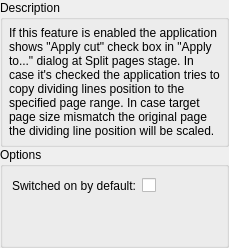
      <widget class="QWidget" name="pageApplyCut">
       <layout class="QVBoxLayout" name="verticalLayout_6">
        <property name="spacing">
         <number>0</number>
        </property>
        <property name="leftMargin">
         <number>0</number>
        </property>
        <property name="topMargin">
         <number>0</number>
        </property>
        <property name="rightMargin">
         <number>0</number>
        </property>
        <property name="bottomMargin">
         <number>0</number>
        </property>
        <item>
         <widget class="QGroupBox" name="groupBox_2">
          <property name="title">
           <string>Description</string>
          </property>
          <layout class="QVBoxLayout" name="verticalLayout_8">
           <property name="spacing">
            <number>6</number>
           </property>
           <property name="leftMargin">
            <number>6</number>
           </property>
           <property name="topMargin">
            <number>6</number>
           </property>
           <property name="rightMargin">
            <number>6</number>
           </property>
           <property name="bottomMargin">
            <number>6</number>
           </property>
           <item>
            <widget class="QLabel" name="lblApplyCutDescr">
             <property name="text">
              <string>If this feature is enabled the application shows &quot;Apply cut&quot; check box in &quot;Apply to...&quot; dialog at Split pages stage. In case it's checked the application tries to copy dividing lines position to the specified page range. In case target page size mismatch the original page the dividing line position will be scaled.</string>
             </property>
             <property name="alignment">
              <set>Qt::AlignLeading|Qt::AlignLeft|Qt::AlignTop</set>
             </property>
             <property name="wordWrap">
              <bool>true</bool>
             </property>
             <property name="textInteractionFlags">
              <set>Qt::LinksAccessibleByMouse|Qt::TextSelectableByKeyboard|Qt::TextSelectableByMouse</set>
             </property>
            </widget>
           </item>
          </layout>
         </widget>
        </item>
        <item>
         <widget class="QGroupBox" name="optApplyCut">
          <property name="title">
           <string>Options</string>
          </property>
          <layout class="QVBoxLayout" name="verticalLayout_7">
           <item>
            <layout class="QHBoxLayout" name="horizontalLayout">
             <item>
              <widget class="QLabel" name="label_3">
               <property name="sizePolicy">
                <sizepolicy hsizetype="Preferred" vsizetype="Preferred">
                 <horstretch>0</horstretch>
                 <verstretch>0</verstretch>
                </sizepolicy>
               </property>
               <property name="text">
                <string>Switched on by default:</string>
               </property>
              </widget>
             </item>
             <item>
              <widget class="QCheckBox" name="cbApplyCutDefault">
               <property name="sizePolicy">
                <sizepolicy hsizetype="Preferred" vsizetype="Fixed">
                 <horstretch>0</horstretch>
                 <verstretch>0</verstretch>
                </sizepolicy>
               </property>
               <property name="text">
                <string/>
               </property>
              </widget>
             </item>
             <item>
              <spacer name="horizontalSpacer">
               <property name="orientation">
                <enum>Qt::Horizontal</enum>
               </property>
               <property name="sizeHint" stdset="0">
                <size>
                 <width>40</width>
                 <height>20</height>
                </size>
               </property>
              </spacer>
             </item>
            </layout>
           </item>
           <item>
            <spacer name="verticalSpacer_2">
             <property name="orientation">
              <enum>Qt::Vertical</enum>
             </property>
             <property name="sizeHint" stdset="0">
              <size>
               <width>20</width>
               <height>40</height>
              </size>
             </property>
            </spacer>
           </item>
          </layout>
         </widget>
        </item>
       </layout>
      </widget>
